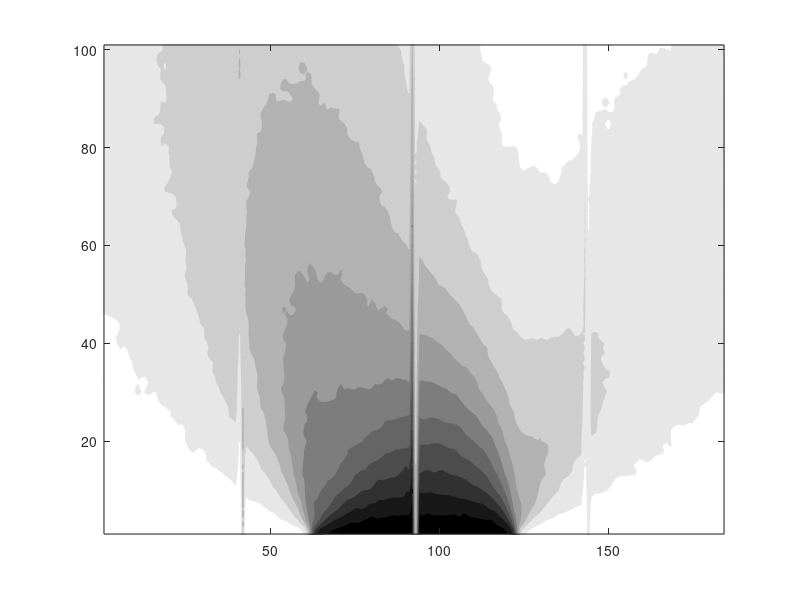
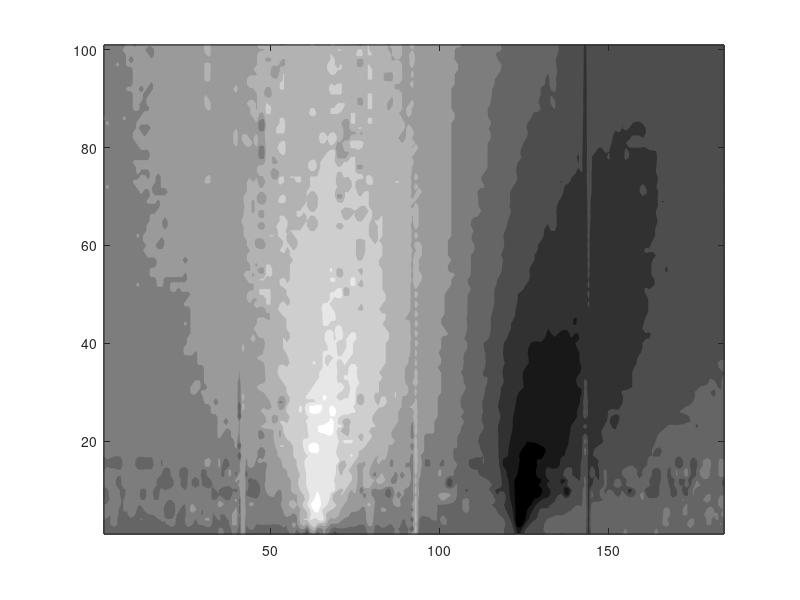

MATLAB code for these plots, in order:
clc; clear all
load('FlatPlateTransition_Mesh1')

[X,Y] = meshgrid(x,y);

V_norm_vector = Vx/274;
V_norm = reshape(V_norm_vector,101,184);

rhoNMean_vector = rho/(1e17);
rhoNMean_norm = reshape(rhoNMean_vector,101,184);

figure(1)
contour(V_norm,'fill','on')
colormap(gray)

figure(2)
contour(rhoNMean_norm,'fill','on')
colormap(gray)

% contour(X,Y,V_norm,20)

% % PLOTLY
% response = fig2plotly();
% plotly_url = response.url;